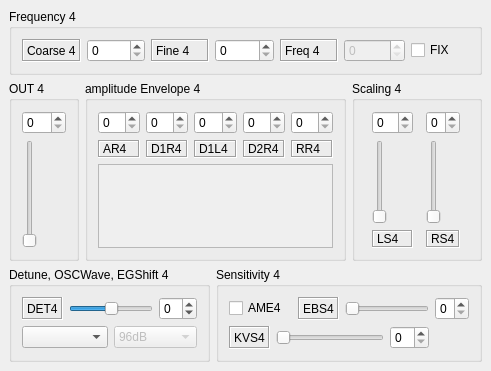
     <widget class="QWidget" name="Op4Tab">
      <attribute name="title">
       <string>Op &amp;4</string>
      </attribute>
      <layout class="QGridLayout">
       <property name="margin">
        <number>9</number>
       </property>
       <property name="spacing">
        <number>6</number>
       </property>
       <item row="1" column="1" colspan="2">
        <widget class="QGroupBox" name="Env4GroupBox">
         <property name="title">
          <string>amplitude Envelope 4</string>
         </property>
         <layout class="QGridLayout">
          <property name="margin">
           <number>10</number>
          </property>
          <property name="spacing">
           <number>6</number>
          </property>
          <item row="0" column="0">
           <widget class="QSpinBox" name="AR4SpinBox">
            <property name="toolTip">
             <string>Attack Rate</string>
            </property>
            <property name="maximum">
             <number>31</number>
            </property>
           </widget>
          </item>
          <item row="1" column="0">
           <widget class="QLabel" name="AR4Label">
            <property name="frameShape">
             <enum>QFrame::Box</enum>
            </property>
            <property name="frameShadow">
             <enum>QFrame::Sunken</enum>
            </property>
            <property name="text">
             <string>AR4</string>
            </property>
           </widget>
          </item>
          <item row="1" column="1">
           <widget class="QLabel" name="D1R4Label">
            <property name="frameShape">
             <enum>QFrame::Box</enum>
            </property>
            <property name="frameShadow">
             <enum>QFrame::Sunken</enum>
            </property>
            <property name="text">
             <string>D1R4</string>
            </property>
           </widget>
          </item>
          <item row="1" column="2">
           <widget class="QLabel" name="D1L4Label">
            <property name="frameShape">
             <enum>QFrame::Box</enum>
            </property>
            <property name="frameShadow">
             <enum>QFrame::Sunken</enum>
            </property>
            <property name="text">
             <string>D1L4</string>
            </property>
           </widget>
          </item>
          <item row="1" column="3">
           <widget class="QLabel" name="D2R4Label">
            <property name="frameShape">
             <enum>QFrame::Box</enum>
            </property>
            <property name="frameShadow">
             <enum>QFrame::Sunken</enum>
            </property>
            <property name="text">
             <string>D2R4</string>
            </property>
           </widget>
          </item>
          <item row="1" column="4">
           <widget class="QLabel" name="RR4Label">
            <property name="frameShape">
             <enum>QFrame::Box</enum>
            </property>
            <property name="frameShadow">
             <enum>QFrame::Sunken</enum>
            </property>
            <property name="text">
             <string>RR4</string>
            </property>
           </widget>
          </item>
          <item row="0" column="4">
           <widget class="QSpinBox" name="RR4SpinBox">
            <property name="toolTip">
             <string>Release Rate</string>
            </property>
            <property name="maximum">
             <number>15</number>
            </property>
           </widget>
          </item>
          <item row="0" column="3">
           <widget class="QSpinBox" name="D2R4SpinBox">
            <property name="toolTip">
             <string>2° Decay Rate</string>
            </property>
            <property name="maximum">
             <number>31</number>
            </property>
           </widget>
          </item>
          <item row="0" column="2">
           <widget class="QSpinBox" name="D1L4SpinBox">
            <property name="toolTip">
             <string>1° Decay Level</string>
            </property>
            <property name="maximum">
             <number>15</number>
            </property>
           </widget>
          </item>
          <item row="0" column="1">
           <widget class="QSpinBox" name="D1R4SpinBox">
            <property name="toolTip">
             <string>1° Decay Rate</string>
            </property>
            <property name="maximum">
             <number>31</number>
            </property>
           </widget>
          </item>
          <item row="2" column="0" colspan="5">
           <widget class="QFrame" name="envelope4Frame">
            <property name="sizePolicy">
             <sizepolicy hsizetype="Expanding" vsizetype="Expanding">
              <horstretch>0</horstretch>
              <verstretch>0</verstretch>
             </sizepolicy>
            </property>
            <property name="cursor">
             <cursorShape>PointingHandCursor</cursorShape>
            </property>
            <property name="autoFillBackground">
             <bool>true</bool>
            </property>
            <property name="frameShape">
             <enum>QFrame::StyledPanel</enum>
            </property>
            <property name="frameShadow">
             <enum>QFrame::Sunken</enum>
            </property>
           </widget>
          </item>
         </layout>
        </widget>
       </item>
       <item row="0" column="0" colspan="4">
        <widget class="QGroupBox" name="Frequency4groupBox">
         <property name="title">
          <string>Frequency 4</string>
         </property>
         <layout class="QHBoxLayout">
          <property name="spacing">
           <number>6</number>
          </property>
          <property name="margin">
           <number>10</number>
          </property>
          <item>
           <widget class="QLabel" name="CoarseRatio4Label">
            <property name="frameShape">
             <enum>QFrame::Box</enum>
            </property>
            <property name="frameShadow">
             <enum>QFrame::Sunken</enum>
            </property>
            <property name="text">
             <string>Coarse 4</string>
            </property>
           </widget>
          </item>
          <item>
           <widget class="QSpinBox" name="CoarseRatio4SpinBox">
            <property name="toolTip">
             <string>Coarse Ratio</string>
            </property>
           </widget>
          </item>
          <item>
           <widget class="QLabel" name="FineRatio4Label">
            <property name="frameShape">
             <enum>QFrame::Box</enum>
            </property>
            <property name="frameShadow">
             <enum>QFrame::Sunken</enum>
            </property>
            <property name="text">
             <string>Fine 4</string>
            </property>
           </widget>
          </item>
          <item>
           <widget class="QSpinBox" name="FineRatio4SpinBox">
            <property name="toolTip">
             <string>Fine Ratio</string>
            </property>
           </widget>
          </item>
          <item>
           <widget class="QLabel" name="Freq4Label">
            <property name="frameShape">
             <enum>QFrame::Box</enum>
            </property>
            <property name="frameShadow">
             <enum>QFrame::Sunken</enum>
            </property>
            <property name="text">
             <string>Freq 4</string>
            </property>
           </widget>
          </item>
          <item>
           <widget class="QSpinBox" name="Freq4SpinBox">
            <property name="enabled">
             <bool>false</bool>
            </property>
            <property name="toolTip">
             <string>Fixed Frequency</string>
            </property>
            <property name="maximum">
             <number>32000</number>
            </property>
           </widget>
          </item>
          <item>
           <widget class="QCheckBox" name="Fix4CheckBox">
            <property name="enabled">
             <bool>true</bool>
            </property>
            <property name="cursor">
             <cursorShape>PointingHandCursor</cursorShape>
            </property>
            <property name="toolTip">
             <string>Toggle Fix Frequency</string>
            </property>
            <property name="text">
             <string>FIX</string>
            </property>
           </widget>
          </item>
         </layout>
        </widget>
       </item>
       <item row="1" column="3">
        <widget class="QGroupBox" name="Scaling4GroupBox">
         <property name="title">
          <string>Scaling 4</string>
         </property>
         <layout class="QGridLayout">
          <property name="margin">
           <number>10</number>
          </property>
          <property name="spacing">
           <number>6</number>
          </property>
          <item row="2" column="0">
           <widget class="QLabel" name="LS4Label">
            <property name="frameShape">
             <enum>QFrame::Box</enum>
            </property>
            <property name="frameShadow">
             <enum>QFrame::Sunken</enum>
            </property>
            <property name="text">
             <string>LS4</string>
            </property>
           </widget>
          </item>
          <item row="2" column="1">
           <widget class="QLabel" name="RS4Label">
            <property name="frameShape">
             <enum>QFrame::Box</enum>
            </property>
            <property name="frameShadow">
             <enum>QFrame::Sunken</enum>
            </property>
            <property name="text">
             <string>RS4</string>
            </property>
           </widget>
          </item>
          <item row="1" column="0">
           <widget class="QSlider" name="LS4Slider">
            <property name="cursor">
             <cursorShape>PointingHandCursor</cursorShape>
            </property>
            <property name="toolTip">
             <string>Level Scaling</string>
            </property>
            <property name="whatsThis">
             <string>Attack Rate of the operator 1</string>
            </property>
            <property name="maximum">
             <number>99</number>
            </property>
            <property name="pageStep">
             <number>1</number>
            </property>
            <property name="value">
             <number>0</number>
            </property>
            <property name="orientation">
             <enum>Qt::Vertical</enum>
            </property>
           </widget>
          </item>
          <item row="1" column="1">
           <widget class="QSlider" name="RS4Slider">
            <property name="cursor">
             <cursorShape>PointingHandCursor</cursorShape>
            </property>
            <property name="toolTip">
             <string>Rate Scaling</string>
            </property>
            <property name="whatsThis">
             <string>Attack Rate of the operator 1</string>
            </property>
            <property name="maximum">
             <number>3</number>
            </property>
            <property name="pageStep">
             <number>1</number>
            </property>
            <property name="value">
             <number>0</number>
            </property>
            <property name="orientation">
             <enum>Qt::Vertical</enum>
            </property>
           </widget>
          </item>
          <item row="0" column="0">
           <widget class="QSpinBox" name="LS4SpinBox">
            <property name="toolTip">
             <string>Level Scaling</string>
            </property>
            <property name="maximum">
             <number>99</number>
            </property>
           </widget>
          </item>
          <item row="0" column="1">
           <widget class="QSpinBox" name="RS4SpinBox">
            <property name="toolTip">
             <string>Rate Scaling</string>
            </property>
            <property name="maximum">
             <number>3</number>
            </property>
           </widget>
          </item>
         </layout>
        </widget>
       </item>
       <item row="1" column="0">
        <widget class="QGroupBox" name="OUT4groupBox">
         <property name="title">
          <string>OUT 4</string>
         </property>
         <layout class="QVBoxLayout">
          <property name="spacing">
           <number>6</number>
          </property>
          <property name="margin">
           <number>10</number>
          </property>
          <item>
           <widget class="QSpinBox" name="OUT4SpinBox">
            <property name="toolTip">
             <string>Output Volume</string>
            </property>
            <property name="maximum">
             <number>99</number>
            </property>
           </widget>
          </item>
          <item>
           <widget class="QSlider" name="OUT4Slider">
            <property name="cursor">
             <cursorShape>PointingHandCursor</cursorShape>
            </property>
            <property name="toolTip">
             <string>Volume</string>
            </property>
            <property name="whatsThis">
             <string/>
            </property>
            <property name="maximum">
             <number>99</number>
            </property>
            <property name="pageStep">
             <number>1</number>
            </property>
            <property name="value">
             <number>0</number>
            </property>
            <property name="orientation">
             <enum>Qt::Vertical</enum>
            </property>
           </widget>
          </item>
         </layout>
        </widget>
       </item>
       <item row="2" column="0" colspan="2">
        <widget class="QGroupBox" name="DetWaveEGS4GroupBox">
         <property name="title">
          <string>Detune, OSCWave, EGShift 4</string>
         </property>
         <layout class="QGridLayout">
          <property name="margin">
           <number>10</number>
          </property>
          <property name="spacing">
           <number>6</number>
          </property>
          <item row="0" column="0">
           <widget class="QLabel" name="DET4Label">
            <property name="frameShape">
             <enum>QFrame::Box</enum>
            </property>
            <property name="frameShadow">
             <enum>QFrame::Sunken</enum>
            </property>
            <property name="text">
             <string>DET4</string>
            </property>
           </widget>
          </item>
          <item row="0" column="3">
           <widget class="QSpinBox" name="DET4SpinBox">
            <property name="toolTip">
             <string>Detune</string>
            </property>
            <property name="minimum">
             <number>-3</number>
            </property>
            <property name="maximum">
             <number>3</number>
            </property>
           </widget>
          </item>
          <item row="0" column="1" colspan="2">
           <widget class="QSlider" name="DET4Slider">
            <property name="cursor">
             <cursorShape>PointingHandCursor</cursorShape>
            </property>
            <property name="toolTip">
             <string>Detune</string>
            </property>
            <property name="whatsThis">
             <string>Attack Rate of the operator 1</string>
            </property>
            <property name="minimum">
             <number>-3</number>
            </property>
            <property name="maximum">
             <number>3</number>
            </property>
            <property name="pageStep">
             <number>1</number>
            </property>
            <property name="value">
             <number>0</number>
            </property>
            <property name="orientation">
             <enum>Qt::Horizontal</enum>
            </property>
           </widget>
          </item>
          <item row="1" column="2" colspan="2">
           <widget class="QComboBox" name="EGS4ComboBox">
            <property name="enabled">
             <bool>false</bool>
            </property>
            <property name="cursor">
             <cursorShape>PointingHandCursor</cursorShape>
            </property>
            <property name="toolTip">
             <string>EG Shift</string>
            </property>
            <item>
             <property name="text">
              <string>96dB</string>
             </property>
            </item>
            <item>
             <property name="text">
              <string>48dB</string>
             </property>
            </item>
            <item>
             <property name="text">
              <string>24dB</string>
             </property>
            </item>
            <item>
             <property name="text">
              <string>12dB</string>
             </property>
            </item>
           </widget>
          </item>
          <item row="1" column="0" colspan="2">
           <widget class="QComboBox" name="WaveForm4ComboBox">
            <property name="cursor">
             <cursorShape>PointingHandCursor</cursorShape>
            </property>
            <property name="toolTip">
             <string>Wave form</string>
            </property>
            <property name="whatsThis">
             <string>Wave form 1 = &lt;i&gt;sin(&lt;b&gt;t&lt;/b&gt;)&lt;/i&gt;&lt;br&gt;
Wave form 2 = &lt;i&gt;sin(&lt;b&gt;t&lt;/b&gt;)*abs(sin(&lt;b&gt;t&lt;/b&gt;))&lt;/i&gt;&lt;br&gt;
Wave form 3 = &lt;i&gt;if &lt;b&gt;t&lt;/b&gt;&amp;#060 pi then sin(&lt;b&gt;t&lt;/b&gt;) else 0&lt;/i&gt;&lt;br&gt;
Wave form 4 = &lt;i&gt;if &lt;b&gt;t&lt;/b&gt;&amp;#060 pi then sin(&lt;b&gt;t&lt;/b&gt;)*abs(sin(&lt;b&gt;t&lt;/b&gt;)) else 0&lt;/i&gt;&lt;br&gt;
Wave form 5 = &lt;i&gt;if &lt;b&gt;t&lt;/b&gt;&amp;#060 pi then sin(2*&lt;b&gt;t&lt;/b&gt;) else 0&lt;/i&gt;&lt;br&gt;
Wave form 6 = &lt;i&gt;if &lt;b&gt;t&lt;/b&gt;&amp;#060 pi then sin(2*&lt;b&gt;t&lt;/b&gt;)*abs(sin(2*&lt;b&gt;t&lt;/b&gt;)) else 0&lt;/i&gt;&lt;br&gt;
Wave form 7 = &lt;i&gt;if &lt;b&gt;t&lt;/b&gt;&amp;#060 pi then abs(sin(2*&lt;b&gt;t&lt;/b&gt;)) else 0&lt;/i&gt;&lt;br&gt;
Wave form 8 = &lt;i&gt;if &lt;b&gt;t&lt;/b&gt;&amp;#060 pi then sin(2*&lt;b&gt;t&lt;/b&gt;)*sin(2*&lt;b&gt;t&lt;/b&gt;) else 0&lt;/i&gt;</string>
            </property>
            <property name="iconSize">
             <size>
              <width>48</width>
              <height>16</height>
             </size>
            </property>
            <item>
             <property name="text">
              <string/>
             </property>
             <property name="icon">
              <iconset>
               <normaloff>:/pics/wave1.png</normaloff>:/pics/wave1.png</iconset>
             </property>
            </item>
            <item>
             <property name="text">
              <string/>
             </property>
             <property name="icon">
              <iconset>
               <normaloff>:/pics/wave2.png</normaloff>:/pics/wave2.png</iconset>
             </property>
            </item>
            <item>
             <property name="text">
              <string/>
             </property>
             <property name="icon">
              <iconset>
               <normaloff>:/pics/wave3.png</normaloff>:/pics/wave3.png</iconset>
             </property>
            </item>
            <item>
             <property name="text">
              <string/>
             </property>
             <property name="icon">
              <iconset>
               <normaloff>:/pics/wave4.png</normaloff>:/pics/wave4.png</iconset>
             </property>
            </item>
            <item>
             <property name="text">
              <string/>
             </property>
             <property name="icon">
              <iconset>
               <normaloff>:/pics/wave5.png</normaloff>:/pics/wave5.png</iconset>
             </property>
            </item>
            <item>
             <property name="text">
              <string/>
             </property>
             <property name="icon">
              <iconset>
               <normaloff>:/pics/wave6.png</normaloff>:/pics/wave6.png</iconset>
             </property>
            </item>
            <item>
             <property name="text">
              <string/>
             </property>
             <property name="icon">
              <iconset>
               <normaloff>:/pics/wave7.png</normaloff>:/pics/wave7.png</iconset>
             </property>
            </item>
            <item>
             <property name="text">
              <string/>
             </property>
             <property name="icon">
              <iconset>
               <normaloff>:/pics/wave8.png</normaloff>:/pics/wave8.png</iconset>
             </property>
            </item>
           </widget>
          </item>
         </layout>
        </widget>
       </item>
       <item row="2" column="2" colspan="2">
        <widget class="QGroupBox" name="sensitivity4groupBox">
         <property name="title">
          <string>Sensitivity 4</string>
         </property>
         <layout class="QGridLayout">
          <property name="margin">
           <number>10</number>
          </property>
          <property name="spacing">
           <number>6</number>
          </property>
          <item row="0" column="2">
           <widget class="QLabel" name="EGS4Label">
            <property name="frameShape">
             <enum>QFrame::Box</enum>
            </property>
            <property name="frameShadow">
             <enum>QFrame::Sunken</enum>
            </property>
            <property name="text">
             <string>EBS4</string>
            </property>
           </widget>
          </item>
          <item row="1" column="0">
           <widget class="QLabel" name="KVS4Label">
            <property name="frameShape">
             <enum>QFrame::Box</enum>
            </property>
            <property name="frameShadow">
             <enum>QFrame::Sunken</enum>
            </property>
            <property name="text">
             <string>KVS4</string>
            </property>
           </widget>
          </item>
          <item row="0" column="0" colspan="2">
           <widget class="QCheckBox" name="AME4CheckBox">
            <property name="cursor">
             <cursorShape>PointingHandCursor</cursorShape>
            </property>
            <property name="toolTip">
             <string>Amplitude Modulation Enable</string>
            </property>
            <property name="text">
             <string>AME4</string>
            </property>
           </widget>
          </item>
          <item row="1" column="1" colspan="3">
           <widget class="QSlider" name="KVS4Slider">
            <property name="cursor">
             <cursorShape>PointingHandCursor</cursorShape>
            </property>
            <property name="acceptDrops">
             <bool>false</bool>
            </property>
            <property name="toolTip">
             <string>Key Velocity Sensitivity</string>
            </property>
            <property name="maximum">
             <number>7</number>
            </property>
            <property name="pageStep">
             <number>1</number>
            </property>
            <property name="orientation">
             <enum>Qt::Horizontal</enum>
            </property>
           </widget>
          </item>
          <item row="1" column="4">
           <widget class="QSpinBox" name="KVS4SpinBox">
            <property name="toolTip">
             <string>Keyboard Velocity Sensitivity</string>
            </property>
            <property name="maximum">
             <number>7</number>
            </property>
           </widget>
          </item>
          <item row="0" column="3" colspan="2">
           <widget class="QSlider" name="EBS4Slider">
            <property name="cursor">
             <cursorShape>PointingHandCursor</cursorShape>
            </property>
            <property name="toolTip">
             <string>EG Bias Sensitivity</string>
            </property>
            <property name="maximum">
             <number>7</number>
            </property>
            <property name="pageStep">
             <number>1</number>
            </property>
            <property name="orientation">
             <enum>Qt::Horizontal</enum>
            </property>
           </widget>
          </item>
          <item row="0" column="5">
           <widget class="QSpinBox" name="EBS4SpinBox">
            <property name="toolTip">
             <string>Eg Bias Sensitivity</string>
            </property>
            <property name="maximum">
             <number>7</number>
            </property>
           </widget>
          </item>
         </layout>
        </widget>
       </item>
      </layout>
     </widget>
